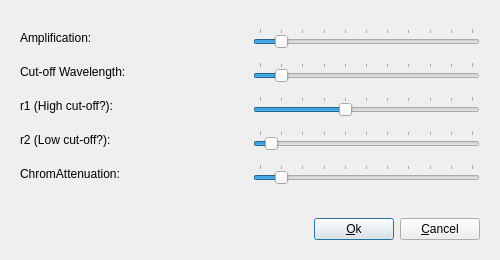
<?xml version="1.0" encoding="UTF-8"?>
<ui version="4.0">
 <class>LyprIIRDialog</class>
 <widget class="QDialog" name="LyprIIRDialog">
  <property name="geometry">
   <rect>
    <x>0</x>
    <y>0</y>
    <width>500</width>
    <height>260</height>
   </rect>
  </property>
  <property name="windowTitle">
   <string>Laplacian IIR</string>
  </property>
  <layout class="QGridLayout" name="gridLayout">
   <item row="0" column="0">
    <layout class="QVBoxLayout" name="verticalLayout">
     <item>
      <widget class="QWidget" name="widget" native="true">
       <layout class="QVBoxLayout" name="verticalLayout_2">
        <item>
         <layout class="QHBoxLayout" name="horizontalLayout">
          <item>
           <widget class="QLabel" name="alphaLabel">
            <property name="text">
             <string>Amplification:</string>
            </property>
           </widget>
          </item>
          <item>
           <widget class="QSlider" name="alphaSlider">
            <property name="sizePolicy">
             <sizepolicy hsizetype="Preferred" vsizetype="Fixed">
              <horstretch>0</horstretch>
              <verstretch>0</verstretch>
             </sizepolicy>
            </property>
            <property name="maximum">
             <number>100</number>
            </property>
            <property name="value">
             <number>10</number>
            </property>
            <property name="orientation">
             <enum>Qt::Horizontal</enum>
            </property>
            <property name="tickPosition">
             <enum>QSlider::TicksAbove</enum>
            </property>
           </widget>
          </item>
         </layout>
        </item>
        <item>
         <layout class="QHBoxLayout" name="horizontalLayout_2">
          <item>
           <widget class="QLabel" name="lambdaLabel">
            <property name="text">
             <string>Cut-off Wavelength:</string>
            </property>
           </widget>
          </item>
          <item>
           <widget class="QSlider" name="lambdaSlider">
            <property name="sizePolicy">
             <sizepolicy hsizetype="Preferred" vsizetype="Fixed">
              <horstretch>0</horstretch>
              <verstretch>0</verstretch>
             </sizepolicy>
            </property>
            <property name="maximum">
             <number>100</number>
            </property>
            <property name="value">
             <number>10</number>
            </property>
            <property name="orientation">
             <enum>Qt::Horizontal</enum>
            </property>
            <property name="tickPosition">
             <enum>QSlider::TicksAbove</enum>
            </property>
           </widget>
          </item>
         </layout>
        </item>
        <item>
         <layout class="QHBoxLayout" name="horizontalLayout_3">
          <item>
           <widget class="QLabel" name="r1Label">
            <property name="sizePolicy">
             <sizepolicy hsizetype="Preferred" vsizetype="Fixed">
              <horstretch>0</horstretch>
              <verstretch>0</verstretch>
             </sizepolicy>
            </property>
            <property name="text">
             <string>r1 (High cut-off?):</string>
            </property>
            <property name="alignment">
             <set>Qt::AlignLeading|Qt::AlignLeft|Qt::AlignVCenter</set>
            </property>
           </widget>
          </item>
          <item>
           <widget class="QSlider" name="r1Slider">
            <property name="sizePolicy">
             <sizepolicy hsizetype="Preferred" vsizetype="Fixed">
              <horstretch>0</horstretch>
              <verstretch>0</verstretch>
             </sizepolicy>
            </property>
            <property name="maximum">
             <number>100</number>
            </property>
            <property name="pageStep">
             <number>10</number>
            </property>
            <property name="value">
             <number>40</number>
            </property>
            <property name="orientation">
             <enum>Qt::Horizontal</enum>
            </property>
            <property name="tickPosition">
             <enum>QSlider::TicksAbove</enum>
            </property>
           </widget>
          </item>
         </layout>
        </item>
        <item>
         <layout class="QHBoxLayout" name="horizontalLayout_4">
          <item>
           <widget class="QLabel" name="r2Label">
            <property name="sizePolicy">
             <sizepolicy hsizetype="Preferred" vsizetype="Fixed">
              <horstretch>0</horstretch>
              <verstretch>0</verstretch>
             </sizepolicy>
            </property>
            <property name="text">
             <string>r2 (Low cut-off?):</string>
            </property>
            <property name="alignment">
             <set>Qt::AlignLeading|Qt::AlignLeft|Qt::AlignVCenter</set>
            </property>
           </widget>
          </item>
          <item>
           <widget class="QSlider" name="r2Slider">
            <property name="sizePolicy">
             <sizepolicy hsizetype="Preferred" vsizetype="Fixed">
              <horstretch>0</horstretch>
              <verstretch>0</verstretch>
             </sizepolicy>
            </property>
            <property name="maximum">
             <number>100</number>
            </property>
            <property name="value">
             <number>5</number>
            </property>
            <property name="orientation">
             <enum>Qt::Horizontal</enum>
            </property>
            <property name="tickPosition">
             <enum>QSlider::TicksAbove</enum>
            </property>
           </widget>
          </item>
         </layout>
        </item>
        <item>
         <layout class="QHBoxLayout" name="horizontalLayout_5">
          <item>
           <widget class="QLabel" name="chromLabel">
            <property name="sizePolicy">
             <sizepolicy hsizetype="Preferred" vsizetype="Fixed">
              <horstretch>0</horstretch>
              <verstretch>0</verstretch>
             </sizepolicy>
            </property>
            <property name="text">
             <string>ChromAttenuation:</string>
            </property>
            <property name="alignment">
             <set>Qt::AlignLeading|Qt::AlignLeft|Qt::AlignVCenter</set>
            </property>
           </widget>
          </item>
          <item>
           <widget class="QSlider" name="chromSlider">
            <property name="sizePolicy">
             <sizepolicy hsizetype="Preferred" vsizetype="Fixed">
              <horstretch>0</horstretch>
              <verstretch>0</verstretch>
             </sizepolicy>
            </property>
            <property name="maximum">
             <number>10</number>
            </property>
            <property name="pageStep">
             <number>1</number>
            </property>
            <property name="value">
             <number>1</number>
            </property>
            <property name="orientation">
             <enum>Qt::Horizontal</enum>
            </property>
            <property name="tickPosition">
             <enum>QSlider::TicksAbove</enum>
            </property>
           </widget>
          </item>
         </layout>
        </item>
       </layout>
      </widget>
     </item>
    </layout>
   </item>
   <item row="1" column="0">
    <widget class="QWidget" name="buttonWidget" native="true">
     <property name="sizePolicy">
      <sizepolicy hsizetype="Preferred" vsizetype="Fixed">
       <horstretch>0</horstretch>
       <verstretch>0</verstretch>
      </sizepolicy>
     </property>
     <property name="autoFillBackground">
      <bool>false</bool>
     </property>
     <layout class="QHBoxLayout" name="horizontalLayout_8">
      <item>
       <spacer name="horizontalSpacer">
        <property name="orientation">
         <enum>Qt::Horizontal</enum>
        </property>
        <property name="sizeHint" stdset="0">
         <size>
          <width>178</width>
          <height>20</height>
         </size>
        </property>
       </spacer>
      </item>
      <item>
       <widget class="QPushButton" name="okButton">
        <property name="text">
         <string>&amp;Ok</string>
        </property>
       </widget>
      </item>
      <item>
       <widget class="QPushButton" name="cancelButton">
        <property name="text">
         <string>&amp;Cancel</string>
        </property>
       </widget>
      </item>
     </layout>
    </widget>
   </item>
  </layout>
 </widget>
 <resources/>
 <connections>
  <connection>
   <sender>okButton</sender>
   <signal>clicked()</signal>
   <receiver>LyprIIRDialog</receiver>
   <slot>accept()</slot>
   <hints>
    <hint type="sourcelabel">
     <x>361</x>
     <y>226</y>
    </hint>
    <hint type="destinationlabel">
     <x>288</x>
     <y>203</y>
    </hint>
   </hints>
  </connection>
  <connection>
   <sender>cancelButton</sender>
   <signal>clicked()</signal>
   <receiver>LyprIIRDialog</receiver>
   <slot>reject()</slot>
   <hints>
    <hint type="sourcelabel">
     <x>463</x>
     <y>225</y>
    </hint>
    <hint type="destinationlabel">
     <x>495</x>
     <y>204</y>
    </hint>
   </hints>
  </connection>
 </connections>
</ui>
